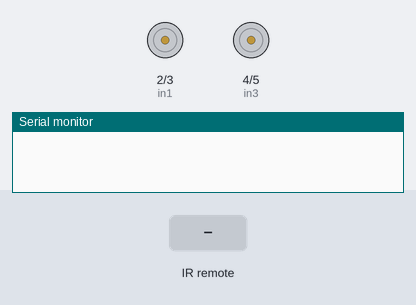
This sketch was run on a simulated Arduino Uno, built with avr-gcc and run on an emulated ATmega328P. Parts: motor-driver pin pairs drawn as motors (green arrow = first pin HIGH = forward, orange = second pin HIGH = backward, longer = more drive), the last lines printed to the serial monitor. The test bench sets the inputs (shaded band).

Above: at 1.2 s.
1.3 s: infrared code 0xB946FF00 received
At 1.4 s:
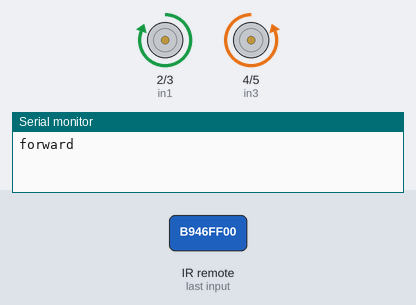
3.0 s: infrared code 0xEA15FF00 received
At 3.1 s:
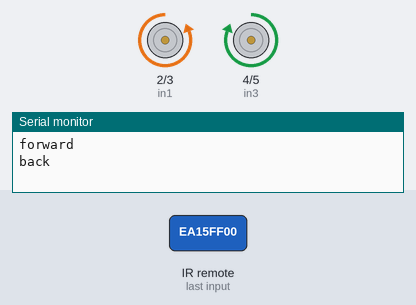
4.7 s: infrared code 0xBB44FF00 received
At 4.8 s:
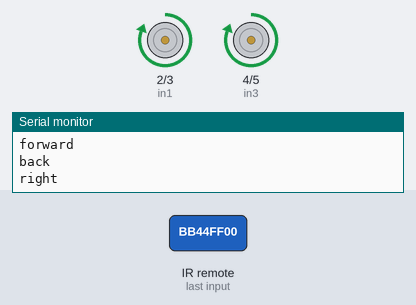
6.4 s: infrared code 0xBC43FF00 received
At 6.5 s:
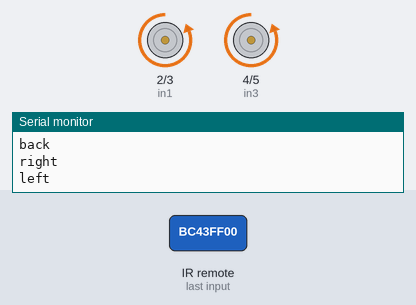
Timing chart, 0 to 9.1 s (numbered marks = the images above; inputs shaded):
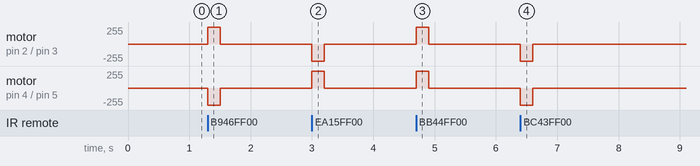

The sketch:

RC_CAR_FINAL_2.ino
```cpp
#include<IRremote.hpp> // Libary that gives us teh functions and
const int RemotePin = 8; // What pin we will set the inputs that the IR sensor recieves to go to
int in1 = 2;
int in2 = 3;
int in3 = 4;
int in4 = 5;
unsigned long timesincelastinput = 0;
const unsigned long delaytime = 200;

void setup() {
Serial.begin(9600);
IrReceiver.begin(RemotePin, ENABLE_LED_FEEDBACK);
pinMode(in1, OUTPUT);
pinMode(in2, OUTPUT);
pinMode(in3, OUTPUT);
pinMode(in4, OUTPUT);
timesincelastinput = millis(); // initialize baseline
}

void loop() {
  if(IrReceiver.decode()) // The function inside checks if there has been a signal and returns TRUE or FALSE
  {
    unsigned long code = IrReceiver.decodedIRData.decodedRawData;

    if (code==0xB946FF00)//Press UP Button, this code is the hex code for the specific up button
    {
      Forward();
    }
    else if (code==0xEA15FF00)//Press Down Button
    {
      Backward();
    }
    else if (code==0xBB44FF00)//Press Left Button
    {
      Left();
    }
    else if (code==0xBC43FF00)//Press Right Button
    {
      Right();
    }
    else if (code==0xBA45FF00)//Stop
    {
      Stop();
    }
    timesincelastinput = millis();
    IrReceiver.resume(); // Returns that it is done processing and is ready for a new input
  }
  else if (millis() - timesincelastinput > delaytime)
  {
    Stop();
    timesincelastinput = millis();
  }
}

// Movement functions

void Backward()
{
digitalWrite(in1,LOW);
digitalWrite(in2,HIGH);
digitalWrite(in3,HIGH);
digitalWrite(in4,LOW);
Serial.println("back");
}
void Forward()
{
digitalWrite(in1,HIGH);
digitalWrite(in2,LOW);
digitalWrite(in3,LOW);
digitalWrite(in4,HIGH);
Serial.println("forward");
}
void Stop()
{
digitalWrite(in1,LOW);
digitalWrite(in2,LOW);
digitalWrite(in3,LOW);
digitalWrite(in4,LOW);
}
void Left()
{
digitalWrite(in1,HIGH);
digitalWrite(in2,LOW);
digitalWrite(in3,HIGH);
digitalWrite(in4,LOW);
Serial.println("right");
}
void Right()
{
digitalWrite(in1,LOW);
digitalWrite(in2,HIGH);
digitalWrite(in3,LOW);
digitalWrite(in4,HIGH);
Serial.println("left");
}
```

Measured:
- after the input at 1.3 s, motor on pin 2 (in1) / pin 3 (in2): stopped → forward 255/255 at once, → stopped 0.20 s later; motor on pin 4 (in3) / pin 5 (in4): stopped → backward 255/255 at once, → stopped 0.20 s later
- after the input at 3.0 s, motor on pin 2 (in1) / pin 3 (in2): stopped → backward 255/255 at once, → stopped 0.20 s later; motor on pin 4 (in3) / pin 5 (in4): stopped → forward 255/255 at once, → stopped 0.20 s later
- after the input at 4.7 s, motor on pin 2 (in1) / pin 3 (in2), motor on pin 4 (in3) / pin 5 (in4): stopped → forward 255/255 at once, → stopped 0.20 s later
- after the input at 6.4 s, motor on pin 2 (in1) / pin 3 (in2), motor on pin 4 (in3) / pin 5 (in4): stopped → backward 255/255 at once, → stopped 0.20 s later
